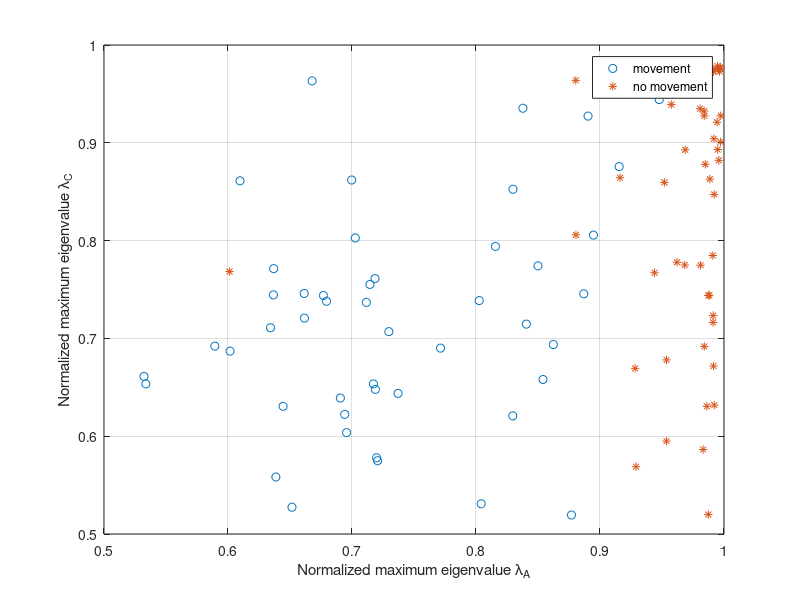
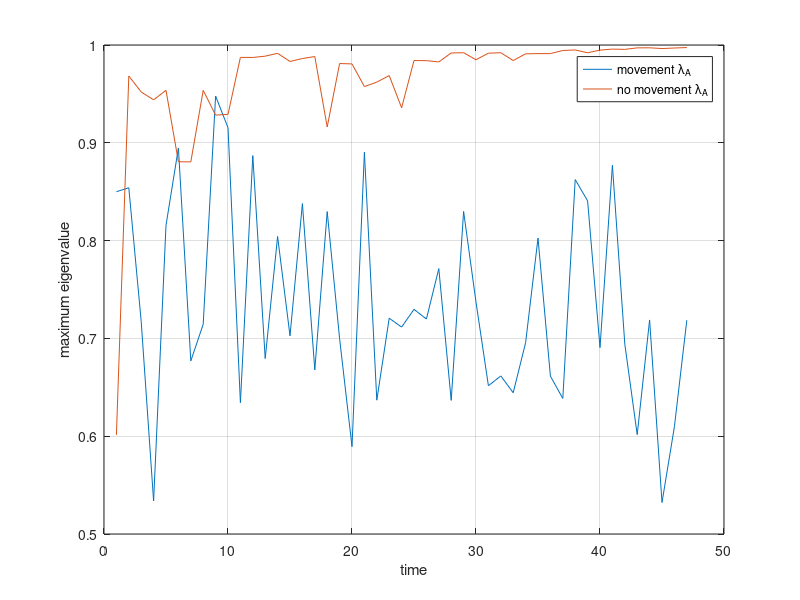

Source code (MATLAB) for these figures, in order:
clear

%load('theta.mat');  %results from sage saved in file theta.mat

N=4; %number of CSIs in each sample
N1=3; %number of samples in each time slot/window
N_tot=50;  %total number of channel measurement sample
%N_tot=size(theta,2);
group=N_tot-N1;

n=1:N_tot;
g=1:group;
H_ori=zeros(N,length(n));
H_ori_no=zeros(N,length(n));
H=zeros(N,N1,group);
A=zeros(N,N,group-1);
C=zeros(N,N,group-1);
A_no=zeros(N,N,group-1);
C_no=zeros(N,N,group-1);
lamda_a=zeros(1,group);

%%generate unrelated matrixs to simulate huamn movements
for ii=1:N_tot
    H_ori(:,ii)=rand(N,1)+i*rand(N,1);  %generate 10 random channel measurement sampel
end
%H_ori=theta;  %copy the SAGE result to H

for i=1:group
    m=i;
    for j=1:N1
    H(:,j,i)=H_ori(:,m);  %put N1 samples in each time slot
    m=m+1;
    end
end

%calculate the correlation matrix A and C for amplitudes and phase of the CSI measurements
for ii=1:group
    for i=1:N
        for j=1:N
                temp=corrcoef(real(H(i,:,ii)),real(H(j,:,ii)));
                A(i,j,ii)=temp(1,2);
                temp=corrcoef(imag(H(i,:,ii)),imag(H(j,:,ii)));  
                C(i,j,ii)=temp(1,2);            
        end
    end
end

%extract the max eigenvlaue of matrix A and C from the normalized eigenvextors
for i=1:group
    [eigvec_a(:,:,i),val_a(:,:,i)]=eig(A(:,:,i));
    [eigvec_c(:,:,i),val_c(:,:,i)]=eig(C(:,:,i));
    temp_a=A(:,:,i)*eigvec_a(:,:,i)/4;
    lamda_a(i)=max(temp_a(1,:)./eigvec_a(1,:,i));
    temp_c=C(:,:,i)*eigvec_c(:,:,i)/4;
    lamda_c(i)=max(temp_c(1,:)./eigvec_c(1,:,i));
end

%%generate related matrixs to simulate no huamn movements
clear i
for ii=1:N_tot
    if ii<=3
        H_ori_no(:,ii)=rand(N,1)+i*rand(N,1);  %generate 10 random channel measurement sampel
    else
        H_ori_no(:,ii)=H_ori_no(:,ii-3)+rand+i*rand;
    end
end

for i=1:group
    m=i;
    for j=1:N1
    H_no(:,j,i)=H_ori_no(:,m);  %put N1 samples in each time slot
    m=m+1;
    end
end

%calculate the correlation matrix A and C for amplitudes and phase of the CSI measurements
for ii=1:group
    for i=1:N
        for j=1:N
                tem=corrcoef(real(H_no(i,:,ii)),real(H_no(j,:,ii)));
                A_no(i,j,ii)=tem(1,2);
                tem=corrcoef(imag(H_no(i,:,ii)),imag(H_no(j,:,ii)));  
                C_no(i,j,ii)=tem(1,2);            
        end
    end
end

%extract the max eigenvlaue of matrix A and C from the normalized eigenvextors
for i=1:group
    [eigvec_a_no(:,:,i),val_a_no(:,:,i)]=eig(A_no(:,:,i));
    [eigvec_c_no(:,:,i),val_c_no(:,:,i)]=eig(C_no(:,:,i));
    tem_a=A_no(:,:,i)*eigvec_a_no(:,:,i)/4;
    lamda_a_no(i)=max(tem_a(1,:)./eigvec_a_no(1,:,i));
    tem_c=C_no(:,:,i)*eigvec_c_no(:,:,i)/4;
    lamda_c_no(i)=max(tem_c(1,:)./eigvec_c_no(1,:,i));
end


figure;
plot(lamda_a,lamda_c,'o');
xlabel('Normalized maximum eigenvalue \lambda_{A}');
ylabel('Normalized maximum eigenvalue \lambda_{C}');
grid on
hold on
plot(lamda_a_no,lamda_c_no,'*');
legend('movement','no movement');

figure;
plot(g,lamda_a);
hold on;
plot(g,lamda_a_no);
legend('movement \lambda_{A}','no movement \lambda_{A}');
xlabel('time');
ylabel('maximum eigenvalue');
grid on